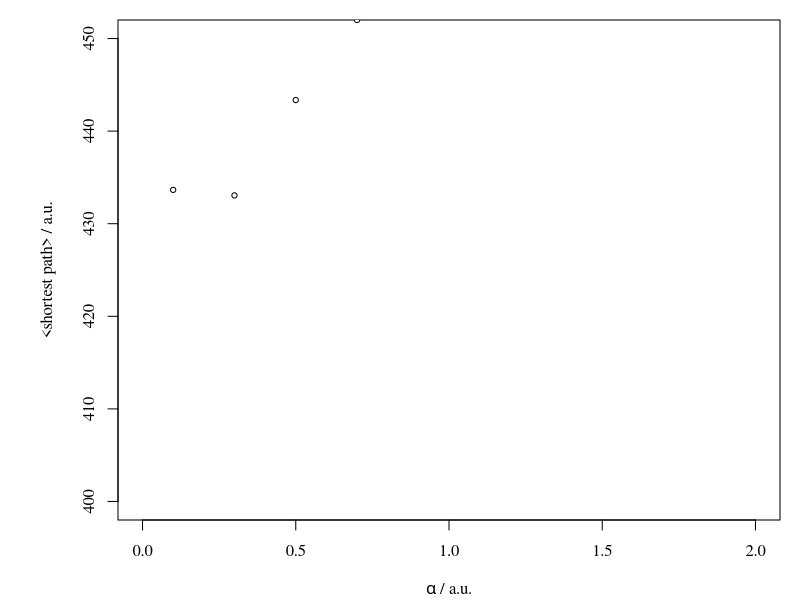

This chart was generated by the following R code:
#Plot alpha vs. global_shortest_path_average

# no_agents = 10;       						
# rounds = 2000										
# start_city = 1;										
# q0 = 0.9;
# tau_init = 0.1;                               
#V = 2;

rm(list = ls())

alpha = c(0,0.1,0.2,0.3,0.4,0.5,0.7,0.9)
global_shortest_path_average = c( 467.4848,433.6548,1,433.0562, 1,443.3537, 452.0009,457.5814)

#Grafik
par(family="serif",oma=c(0,1,0,0),mgp=c(2.9,1,0),mar=c(4,4.9,1,1),cex.lab=1,cex=1)
plot(alpha,global_shortest_path_average,type="n",
     xlim=c(0,2),
     ylim=c(400,450),
     xlab=expression(paste(alpha," / ", a.u.)),
     ylab=expression(paste("<shortest path>"," / ", a.u.)),
     
)
points(alpha,global_shortest_path_average,cex=0.7,pc=21,bg="white")

legend(1.5,670,c(expression(paste("city"," = ","eil51")),expression(paste(beta," = ",2)),expression(paste(rounds," = ",2000)),expression(paste(no_agents," = ",10)),expression(paste(q0," = ",0.9)),expression(paste(tau_init," = ",0.1)),expression(paste(L_nn," = ",513.61))))

#dev.copy2pdf(file="rounds_vs_shortestpath.pdf",height=7,width=12)